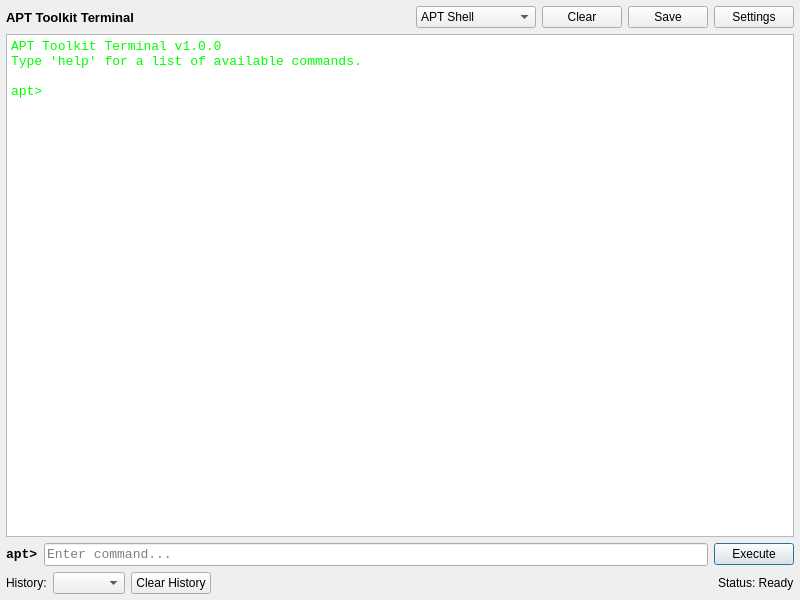
<?xml version="1.0" encoding="UTF-8"?>
<ui version="4.0">
 <class>TerminalWindow</class>
 <widget class="QWidget" name="TerminalWindow">
  <property name="geometry">
   <rect>
    <x>0</x>
    <y>0</y>
    <width>800</width>
    <height>600</height>
   </rect>
  </property>
  <property name="windowTitle">
   <string>Terminal</string>
  </property>
  <property name="windowIcon">
   <iconset>
    <normaloff>../assets/icons/terminal.png</normaloff>../assets/icons/terminal.png</iconset>
  </property>
  <layout class="QVBoxLayout" name="verticalLayout">
   <property name="spacing">
    <number>6</number>
   </property>
   <property name="leftMargin">
    <number>6</number>
   </property>
   <property name="topMargin">
    <number>6</number>
   </property>
   <property name="rightMargin">
    <number>6</number>
   </property>
   <property name="bottomMargin">
    <number>6</number>
   </property>
   <item>
    <widget class="QWidget" name="toolbarWidget" native="true">
     <property name="maximumSize">
      <size>
       <width>16777215</width>
       <height>40</height>
      </size>
     </property>
     <layout class="QHBoxLayout" name="horizontalLayout_2">
      <property name="leftMargin">
       <number>0</number>
      </property>
      <property name="topMargin">
       <number>0</number>
      </property>
      <property name="rightMargin">
       <number>0</number>
      </property>
      <property name="bottomMargin">
       <number>0</number>
      </property>
      <item>
       <widget class="QLabel" name="terminalLabel">
        <property name="font">
         <font>
          <pointsize>10</pointsize>
          <weight>75</weight>
          <bold>true</bold>
         </font>
        </property>
        <property name="text">
         <string>APT Toolkit Terminal</string>
        </property>
       </widget>
      </item>
      <item>
       <spacer name="horizontalSpacer">
        <property name="orientation">
         <enum>Qt::Horizontal</enum>
        </property>
        <property name="sizeHint" stdset="0">
         <size>
          <width>40</width>
          <height>20</height>
         </size>
        </property>
       </spacer>
      </item>
      <item>
       <widget class="QComboBox" name="shellComboBox">
        <property name="minimumSize">
         <size>
          <width>120</width>
          <height>0</height>
         </size>
        </property>
        <item>
         <property name="text">
          <string>APT Shell</string>
         </property>
        </item>
        <item>
         <property name="text">
          <string>System Shell</string>
         </property>
        </item>
        <item>
         <property name="text">
          <string>Python</string>
         </property>
        </item>
       </widget>
      </item>
      <item>
       <widget class="QPushButton" name="clearButton">
        <property name="text">
         <string>Clear</string>
        </property>
        <property name="icon">
         <iconset>
          <normaloff>../assets/icons/clear.png</normaloff>../assets/icons/clear.png</iconset>
        </property>
       </widget>
      </item>
      <item>
       <widget class="QPushButton" name="saveButton">
        <property name="text">
         <string>Save</string>
        </property>
        <property name="icon">
         <iconset>
          <normaloff>../assets/icons/save.png</normaloff>../assets/icons/save.png</iconset>
        </property>
       </widget>
      </item>
      <item>
       <widget class="QPushButton" name="settingsButton">
        <property name="text">
         <string>Settings</string>
        </property>
        <property name="icon">
         <iconset>
          <normaloff>../assets/icons/settings.png</normaloff>../assets/icons/settings.png</iconset>
        </property>
       </widget>
      </item>
     </layout>
    </widget>
   </item>
   <item>
    <widget class="QTextEdit" name="terminalTextEdit">
     <property name="font">
      <font>
       <family>Consolas</family>
       <pointsize>10</pointsize>
      </font>
     </property>
     <property name="cursor" stdset="0">
      <cursorShape>IBeamCursor</cursorShape>
     </property>
     <property name="focusPolicy">
      <enum>Qt::StrongFocus</enum>
     </property>
     <property name="acceptDrops">
      <bool>false</bool>
     </property>
     <property name="undoRedoEnabled">
      <bool>false</bool>
     </property>
     <property name="readOnly">
      <bool>true</bool>
     </property>
     <property name="html">
      <string>&lt;!DOCTYPE HTML PUBLIC &quot;-//W3C//DTD HTML 4.0//EN&quot; &quot;http://www.w3.org/TR/REC-html40/strict.dtd&quot;&gt;
&lt;html&gt;&lt;head&gt;&lt;meta name=&quot;qrichtext&quot; content=&quot;1&quot; /&gt;&lt;style type=&quot;text/css&quot;&gt;
p, li { white-space: pre-wrap; }
&lt;/style&gt;&lt;/head&gt;&lt;body style=&quot; font-family:'Consolas'; font-size:10pt; font-weight:400; font-style:normal;&quot;&gt;
&lt;p style=&quot; margin-top:0px; margin-bottom:0px; margin-left:0px; margin-right:0px; -qt-block-indent:0; text-indent:0px;&quot;&gt;&lt;span style=&quot; color:#00ff00;&quot;&gt;APT Toolkit Terminal v1.0.0&lt;/span&gt;&lt;/p&gt;
&lt;p style=&quot; margin-top:0px; margin-bottom:0px; margin-left:0px; margin-right:0px; -qt-block-indent:0; text-indent:0px;&quot;&gt;&lt;span style=&quot; color:#00ff00;&quot;&gt;Type 'help' for a list of available commands.&lt;/span&gt;&lt;/p&gt;
&lt;p style=&quot;-qt-paragraph-type:empty; margin-top:0px; margin-bottom:0px; margin-left:0px; margin-right:0px; -qt-block-indent:0; text-indent:0px; color:#00ff00;&quot;&gt;&lt;br /&gt;&lt;/p&gt;
&lt;p style=&quot; margin-top:0px; margin-bottom:0px; margin-left:0px; margin-right:0px; -qt-block-indent:0; text-indent:0px;&quot;&gt;&lt;span style=&quot; color:#00ff00;&quot;&gt;apt&gt; &lt;/span&gt;&lt;/p&gt;&lt;/body&gt;&lt;/html&gt;</string>
     </property>
     <property name="objectName">
      <string>terminal</string>
     </property>
    </widget>
   </item>
   <item>
    <layout class="QHBoxLayout" name="horizontalLayout">
     <item>
      <widget class="QLabel" name="promptLabel">
       <property name="font">
        <font>
         <family>Consolas</family>
         <pointsize>10</pointsize>
         <weight>75</weight>
         <bold>true</bold>
        </font>
       </property>
       <property name="text">
        <string>apt&gt;</string>
       </property>
       <property name="textFormat">
        <enum>Qt::PlainText</enum>
       </property>
      </widget>
     </item>
     <item>
      <widget class="QLineEdit" name="commandLineEdit">
       <property name="font">
        <font>
         <family>Consolas</family>
         <pointsize>10</pointsize>
        </font>
       </property>
       <property name="placeholderText">
        <string>Enter command...</string>
       </property>
      </widget>
     </item>
     <item>
      <widget class="QPushButton" name="executeButton">
       <property name="text">
        <string>Execute</string>
       </property>
       <property name="icon">
        <iconset>
         <normaloff>../assets/icons/execute.png</normaloff>../assets/icons/execute.png</iconset>
       </property>
       <property name="default">
        <bool>true</bool>
       </property>
       <property name="objectName">
        <string>actionButton</string>
       </property>
      </widget>
     </item>
    </layout>
   </item>
   <item>
    <widget class="QWidget" name="historyWidget" native="true">
     <property name="maximumSize">
      <size>
       <width>16777215</width>
       <height>30</height>
      </size>
     </property>
     <layout class="QHBoxLayout" name="horizontalLayout_3">
      <property name="leftMargin">
       <number>0</number>
      </property>
      <property name="topMargin">
       <number>0</number>
      </property>
      <property name="rightMargin">
       <number>0</number>
      </property>
      <property name="bottomMargin">
       <number>0</number>
      </property>
      <item>
       <widget class="QLabel" name="historyLabel">
        <property name="text">
         <string>History:</string>
        </property>
       </widget>
      </item>
      <item>
       <widget class="QComboBox" name="historyComboBox">
        <property name="editable">
         <bool>false</bool>
        </property>
        <property name="insertPolicy">
         <enum>QComboBox::InsertAtTop</enum>
        </property>
       </widget>
      </item>
      <item>
       <widget class="QPushButton" name="clearHistoryButton">
        <property name="text">
         <string>Clear History</string>
        </property>
       </widget>
      </item>
      <item>
       <spacer name="horizontalSpacer_2">
        <property name="orientation">
         <enum>Qt::Horizontal</enum>
        </property>
        <property name="sizeHint" stdset="0">
         <size>
          <width>40</width>
          <height>20</height>
         </size>
        </property>
       </spacer>
      </item>
      <item>
       <widget class="QLabel" name="statusLabel">
        <property name="text">
         <string>Status: Ready</string>
        </property>
       </widget>
      </item>
     </layout>
    </widget>
   </item>
  </layout>
  <action name="actionClear">
   <property name="icon">
    <iconset>
     <normaloff>../assets/icons/clear.png</normaloff>../assets/icons/clear.png</iconset>
   </property>
   <property name="text">
    <string>Clear</string>
   </property>
   <property name="shortcut">
    <string>Ctrl+L</string>
   </property>
  </action>
  <action name="actionSave">
   <property name="icon">
    <iconset>
     <normaloff>../assets/icons/save.png</normaloff>../assets/icons/save.png</iconset>
   </property>
   <property name="text">
    <string>Save</string>
   </property>
   <property name="shortcut">
    <string>Ctrl+S</string>
   </property>
  </action>
  <action name="actionSettings">
   <property name="icon">
    <iconset>
     <normaloff>../assets/icons/settings.png</normaloff>../assets/icons/settings.png</iconset>
   </property>
   <property name="text">
    <string>Settings</string>
   </property>
  </action>
  <action name="actionExit">
   <property name="icon">
    <iconset>
     <normaloff>../assets/icons/exit.png</normaloff>../assets/icons/exit.png</iconset>
   </property>
   <property name="text">
    <string>Exit</string>
   </property>
   <property name="shortcut">
    <string>Ctrl+Q</string>
   </property>
  </action>
 </widget>
 <tabstops>
  <tabstop>commandLineEdit</tabstop>
  <tabstop>executeButton</tabstop>
  <tabstop>terminalTextEdit</tabstop>
  <tabstop>shellComboBox</tabstop>
  <tabstop>clearButton</tabstop>
  <tabstop>saveButton</tabstop>
  <tabstop>settingsButton</tabstop>
  <tabstop>historyComboBox</tabstop>
  <tabstop>clearHistoryButton</tabstop>
 </tabstops>
 <resources/>
 <connections/>
</ui>
